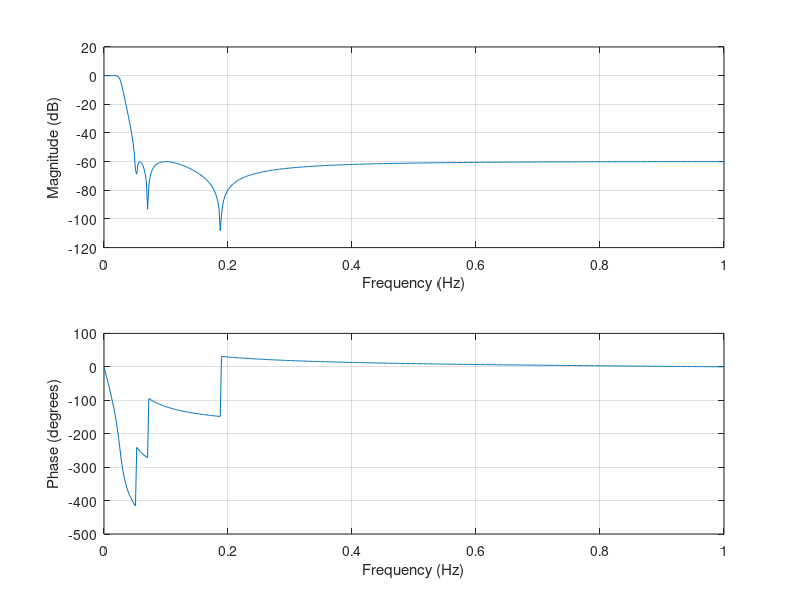

Recreate this plot in MATLAB. (Note: this script raises an error after producing the figure.)
clc,clear
load('dados_tanque.mat');
fc = 0.002;
Fs = 2;
h1 = h1_ruido(1:end-1);

% lowpass(h1,0.002,Fs);
% [Y,D] = lowpass(h1,0.002);
% fvtool(D);  
fc = 0.05;
fs = 2;
[b,a] = cheby2(6,60,fc/(fs/2));
freqz(b,a,[],fs)
h = fvtool(b,a); 
 

